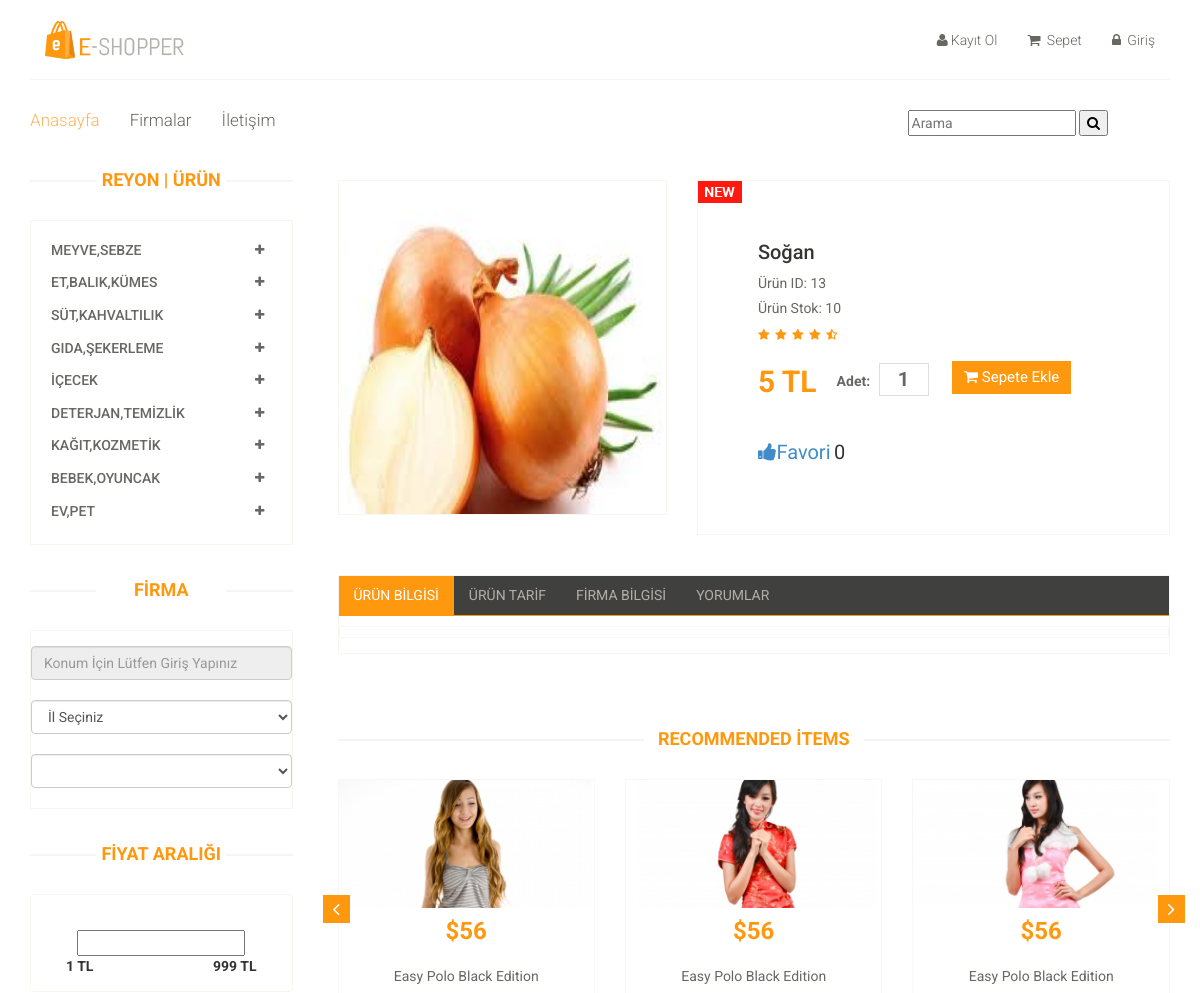
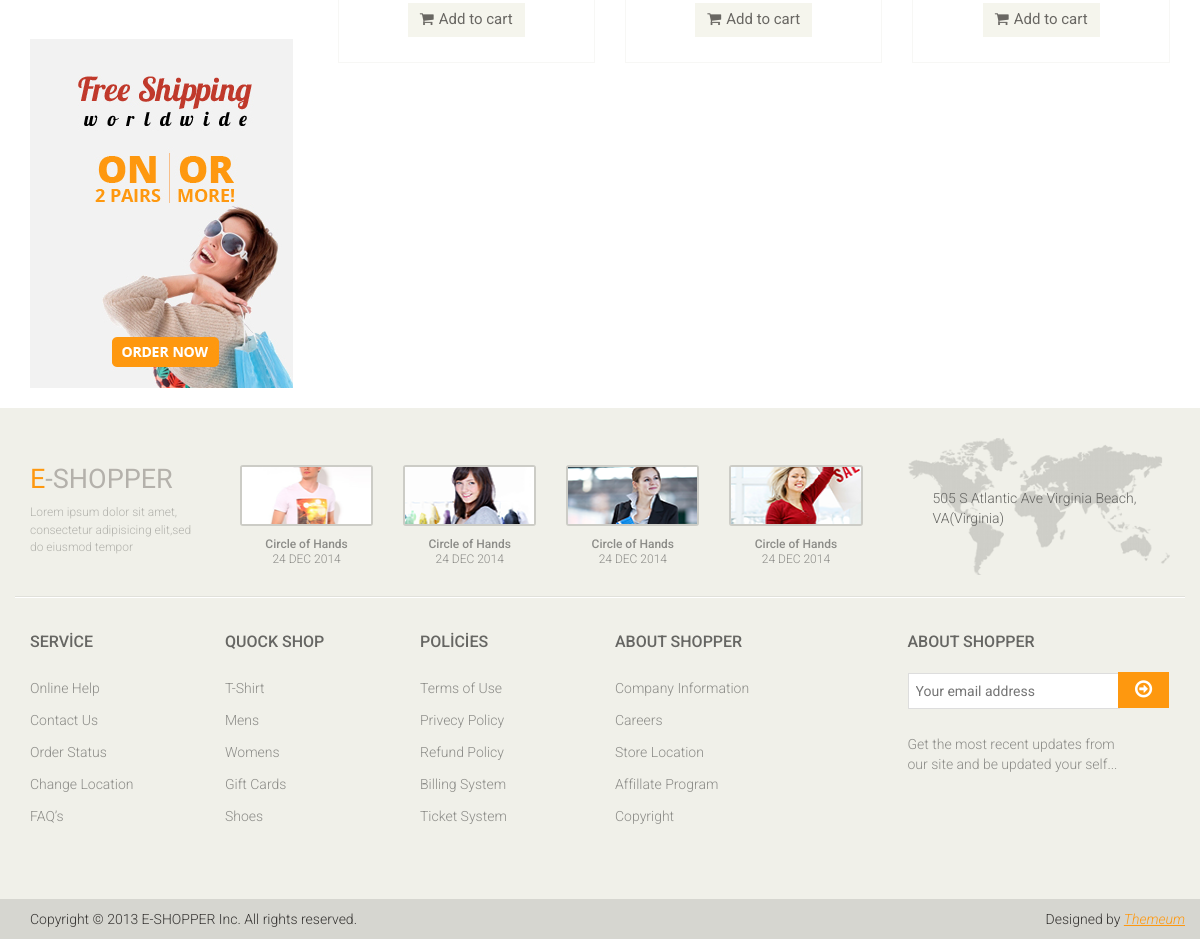
The app's page /product-details.php?id=13 with its own data (2 pictures, top to bottom).
### tables this page shows
CREATE TABLE `kategori` (
  `kategori_id` int(11) NOT NULL,
  `kategori_isim` varchar(50) NOT NULL,
  `kategori_ust` varchar(5) NOT NULL
);

CREATE TABLE `urun` (
  `urun_id` int(11) NOT NULL,
  `urun_firma` varchar(100) NOT NULL,
  `urun_isim` varchar(50) NOT NULL,
  `urun_kategori` varchar(50) NOT NULL,
  `urun_aciklama` varchar(2000) NOT NULL,
  `urun_tarif` varchar(2000) NOT NULL,
  `urun_fiyat` int(11) NOT NULL,
  `urun_resim` varchar(200) NOT NULL,
  `urun_stok` int(11) NOT NULL,
  `urun_favori` int(11) NOT NULL DEFAULT '0'
);

### product-details.php (the view, shortened to what this page needs)
<!DOCTYPE html>
<html lang="tr">
<head>
    <link href="css/bootstrap.min.css" rel="stylesheet">
    <link href="css/font-awesome.min.css" rel="stylesheet">
    <link href="css/prettyPhoto.css" rel="stylesheet">
    <link href="css/price-range.css" rel="stylesheet">
    <link href="css/animate.css" rel="stylesheet">
	<link href="css/main.css" rel="stylesheet">
	<link href="css/responsive.css" rel="stylesheet">
</head>
<body>
	<?php require_once("header.php"); ?>
	<section>
		<div class="container">
			<div class="row">
				<?php require_once("sidebar.php"); ?>
				<div class="col-sm-9 padding-right">
					<?php
	                if (!isset($id)) {
	                        $id = $_GET['id'];
	                    }
	                    $veri = $db->prepare("SELECT * FROM urun where urun_id=$id");
	                    $veri ->execute();
	                        if($veri->rowCount()){
	                        foreach($veri as $row){
	                            $a= $row['urun_id'];
	                ?>
					<div class="product-details">
						<div class="col-sm-5">
							<div class="view-product">
								<img src="admin_firma/<?php echo $row["urun_resim"];?>" alt="" />
							</div>
						</div>
						<div class="col-sm-7">
							<div class="product-information">
								<img src="images/product-details/new.jpg" class="newarrival" alt="" />
								<h2 style="text-transform: capitalize;"><?php echo $row['urun_isim']; ?></h2>
								<p>Ürün ID: <?php echo $row['urun_id']; ?></p>
								<p>Ürün Stok: <?php echo $row['urun_stok']; ?></p>
								<img src="images/product-details/rating.png" alt="" /><br>
								<span>
									<span><?php echo $row['urun_fiyat'] ?> TL</span>
									<label>Adet:</label>
									<input type="text" value="1" />
									<button type="button" class="btn btn-fefault cart">
										<i class="fa fa-shopping-cart"></i>
										Sepete Ekle
									</button>
								</span><br>
								<?php echo "<a href='begen.php?id=".$a."' name='btn_favori' style='font-size: 20px;''>";?>
								<i class="fa fa-thumbs-up"></i>Favori</a>
								<span style="font-size: 20px;"><?php echo $row['urun_favori']; ?></span>
							</div>
						</div>
					</div>
					<div class="category-tab shop-details-tab">
						<div class="col-sm-12">
							<ul class="nav nav-tabs">
								<li class="active"><a href="#details" data-toggle="tab">Ürün Bilgisi</a></li>
								<li><a href="#companyprofile" data-toggle="tab">Ürün Tarif</a></li>
								<li><a href="#tag" data-toggle="tab">Firma Bilgisi</a></li>
								<li><a href="#reviews" data-toggle="tab">Yorumlar</a></li>
							</ul>
						</div>
						<div class="tab-content">
							<div class="tab-pane fade active in" id="details" >
								<div class="col-sm-12">
									<div class="product-image-wrapper">
									</div>
								</div>
							</div>
						</div>
					</div>
					<?php
	                }
	                }
	                ?>
					<div class="recommended_items">
						<h2 class="title text-center">recommended items</h2>
						<div id="recommended-item-carousel" class="carousel slide" data-ride="carousel">
							<div class="carousel-inner">
								<div class="item active">
									<div class="col-sm-4">
										<div class="product-image-wrapper">
											<div class="single-products">
												<div class="productinfo text-center">
													<img src="images/home/recommend1.jpg" alt="" />
													<h2>$56</h2>
													<p>Easy Polo Black Edition</p>
													<button type="button" class="btn btn-default add-to-cart"><i class="fa fa-shopping-cart"></i>Add to cart</button>
												</div>
											</div>
										</div>
									</div>
									<div class="col-sm-4">
										<div class="product-image-wrapper">
											<div class="single-products">
												<div class="productinfo text-center">
													<img src="images/home/recommend2.jpg" alt="" />
													<h2>$56</h2>
													<p>Easy Polo Black Edition</p>
													<button type="button" class="btn btn-default add-to-cart"><i class="fa fa-shopping-cart"></i>Add to cart</button>
												</div>
											</div>
										</div>
									</div>
									<div class="col-sm-4">
										<div class="product-image-wrapper">
											<div class="single-products">
												<div class="productinfo text-center">
													<img src="images/home/recommend3.jpg" alt="" />
													<h2>$56</h2>
													<p>Easy Polo Black Edition</p>
													<button type="button" class="btn btn-default add-to-cart"><i class="fa fa-shopping-cart"></i>Add to cart</button>
												</div>
											</div>
										</div>
									</div>
								</div>
							</div>
							 <a class="left recommended-item-control" href="#recommended-item-carousel" data-slide="prev">
								<i class="fa fa-angle-left"></i>
							  </a>
							  <a class="right recommended-item-control" href="#recommended-item-carousel" data-slide="next">
								<i class="fa fa-angle-right"></i>
							  </a>
						</div>
					</div>
				</div>
			</div>
		</div>
	</section>
	<?php require_once("footer.php"); ?>
</body>
</html>

### sidebar.php (shortened to what this page needs)
<?php require_once("baglan.php"); ?>
<div class="col-sm-3">
	<div class="left-sidebar">
		<h2>reyon | ürün</h2>
			<div class="panel-group category-products" id="accordian">
				<?php
					$ustkategorilist= $db->query("select * from kategori where kategori_ust=0")->fetchAll(PDO::FETCH_ASSOC);
				?>
				<?php
					foreach ($ustkategorilist as $key => $value)
						{
				?>
					<div class="panel panel-default">
						<div class="panel-heading">
							<h4 class="panel-title">
								<a data-toggle="collapse" data-parent="#accordian" href="#<?php echo $value['kategori_id'];?>" >
									<span class="badge pull-right"><i class="fa fa-plus"></i></span>
										<?php echo $value['kategori_isim'];?>
								</a>
							</h4>
						</div>
						</div>
						<?php } ?>
			</div>
			<div class="brands_products">
				<h2>firma </h2>
				<div class="panel-group category-products" id="accordian">
					<input class="form-control" type="text" name="konumbilgi" maxlength="100" id="message-text4" disabled="disabled"  placeholder="Konum İçin Lütfen Giriş Yapınız" required/>
					<br>
				     	<select id="il2" name="uye_il" class="form-control">
							<option> İl Seçiniz</option>
				      	</select>
				      	<br>
				      	<select id="ilce2" name="uye_ilce" class="form-control">
			      		</select>
				</div>
		</div>
			<div class="price-range">
				<h2>Fiyat Aralığı</h2>
				<div class="well text-center">
					<input type="text" class="span2" value="" data-slider-min="0" data-slider-max="600" data-slider-step="5" data-slider-value="[250,450]" id="sl2" ><br />
					<b class="pull-left">1 TL</b> <b class="pull-right">999 TL</b>
				</div>
			</div>
			<div class="shipping text-center">
				<img src="images/home/shipping.jpg" alt="" />
			</div><br>
	</div>
</div>

### records on screen
kategori: kategori_isim "MEYVE,SEBZE"
kategori: kategori_isim "ET,BALIK,KÜMES"
kategori: kategori_isim "SÜT,KAHVALTILIK"
kategori: kategori_isim "GIDA,ŞEKERLEME"
kategori: kategori_isim "İÇECEK"
kategori: kategori_isim "DETERJAN,TEMIZLIK"
kategori: kategori_isim "KAĞIT,KOZMETIK"
kategori: kategori_isim "BEBEK,OYUNCAK"
kategori: kategori_isim "EV,PET"
urun: urun_resim (picture), urun_isim "Soğan", urun_id "13", urun_stok "10", urun_fiyat "5", urun_favori "0"
